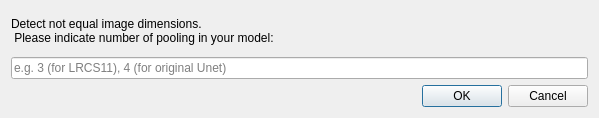
<?xml version="1.0" encoding="UTF-8"?>
<ui version="4.0">
 <class>Dialog</class>
 <widget class="QDialog" name="Dialog">
  <property name="geometry">
   <rect>
    <x>0</x>
    <y>0</y>
    <width>599</width>
    <height>118</height>
   </rect>
  </property>
  <property name="windowTitle">
   <string>Dialog</string>
  </property>
  <layout class="QGridLayout" name="gridLayout">
   <item row="0" column="0">
    <layout class="QVBoxLayout" name="verticalLayout">
     <item>
      <widget class="QLabel" name="label">
       <property name="text">
        <string>Detect not equal image dimensions. 
 Please indicate number of pooling in your model:</string>
       </property>
      </widget>
     </item>
     <item>
      <widget class="QLineEdit" name="lineEdit">
       <property name="placeholderText">
        <string>e.g. 3 (for LRCS11), 4 (for original Unet)</string>
       </property>
      </widget>
     </item>
     <item>
      <widget class="QDialogButtonBox" name="buttonBox">
       <property name="orientation">
        <enum>Qt::Horizontal</enum>
       </property>
       <property name="standardButtons">
        <set>QDialogButtonBox::Cancel|QDialogButtonBox::Ok</set>
       </property>
      </widget>
     </item>
    </layout>
   </item>
  </layout>
 </widget>
 <resources/>
 <connections>
  <connection>
   <sender>buttonBox</sender>
   <signal>accepted()</signal>
   <receiver>Dialog</receiver>
   <slot>accept()</slot>
   <hints>
    <hint type="sourcelabel">
     <x>248</x>
     <y>254</y>
    </hint>
    <hint type="destinationlabel">
     <x>157</x>
     <y>274</y>
    </hint>
   </hints>
  </connection>
  <connection>
   <sender>buttonBox</sender>
   <signal>rejected()</signal>
   <receiver>Dialog</receiver>
   <slot>reject()</slot>
   <hints>
    <hint type="sourcelabel">
     <x>316</x>
     <y>260</y>
    </hint>
    <hint type="destinationlabel">
     <x>286</x>
     <y>274</y>
    </hint>
   </hints>
  </connection>
 </connections>
</ui>
